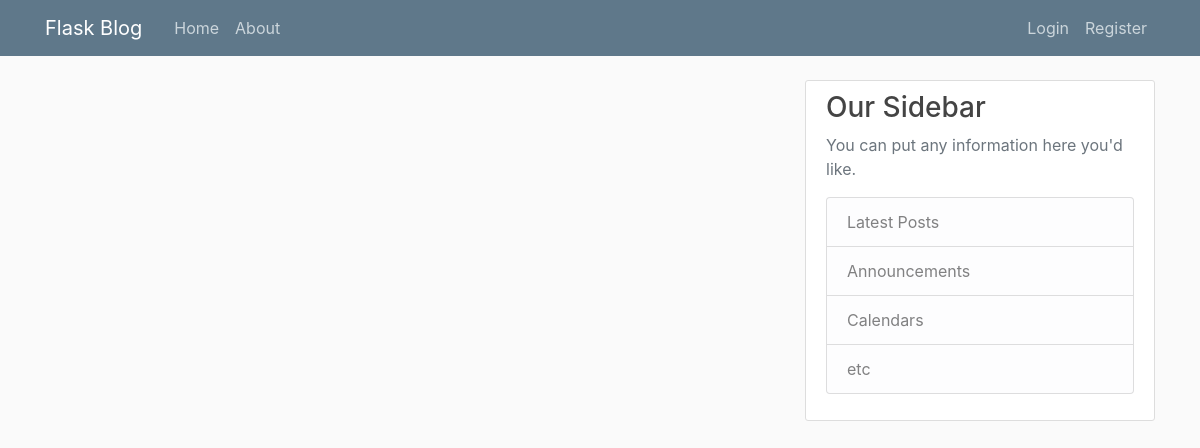
The app's page /home, older data.
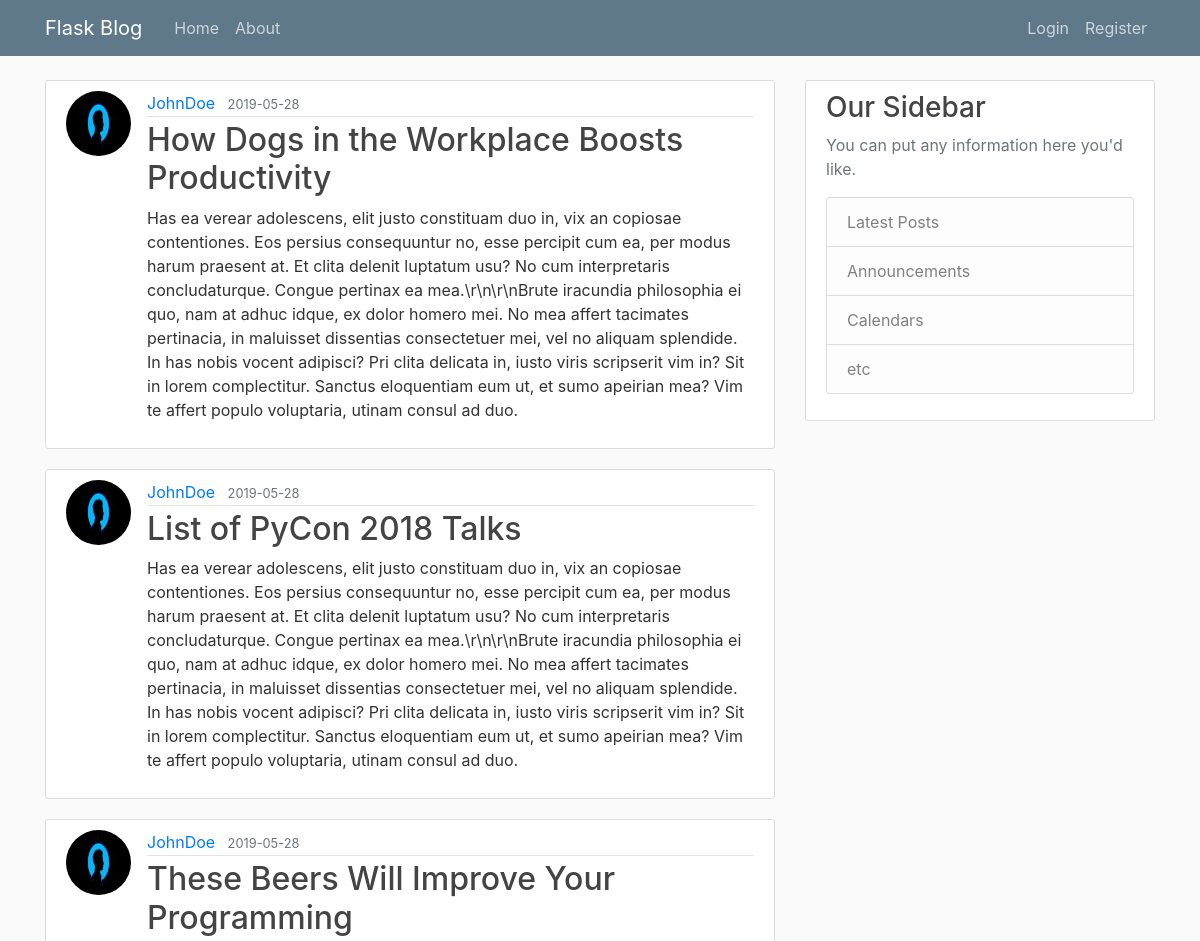
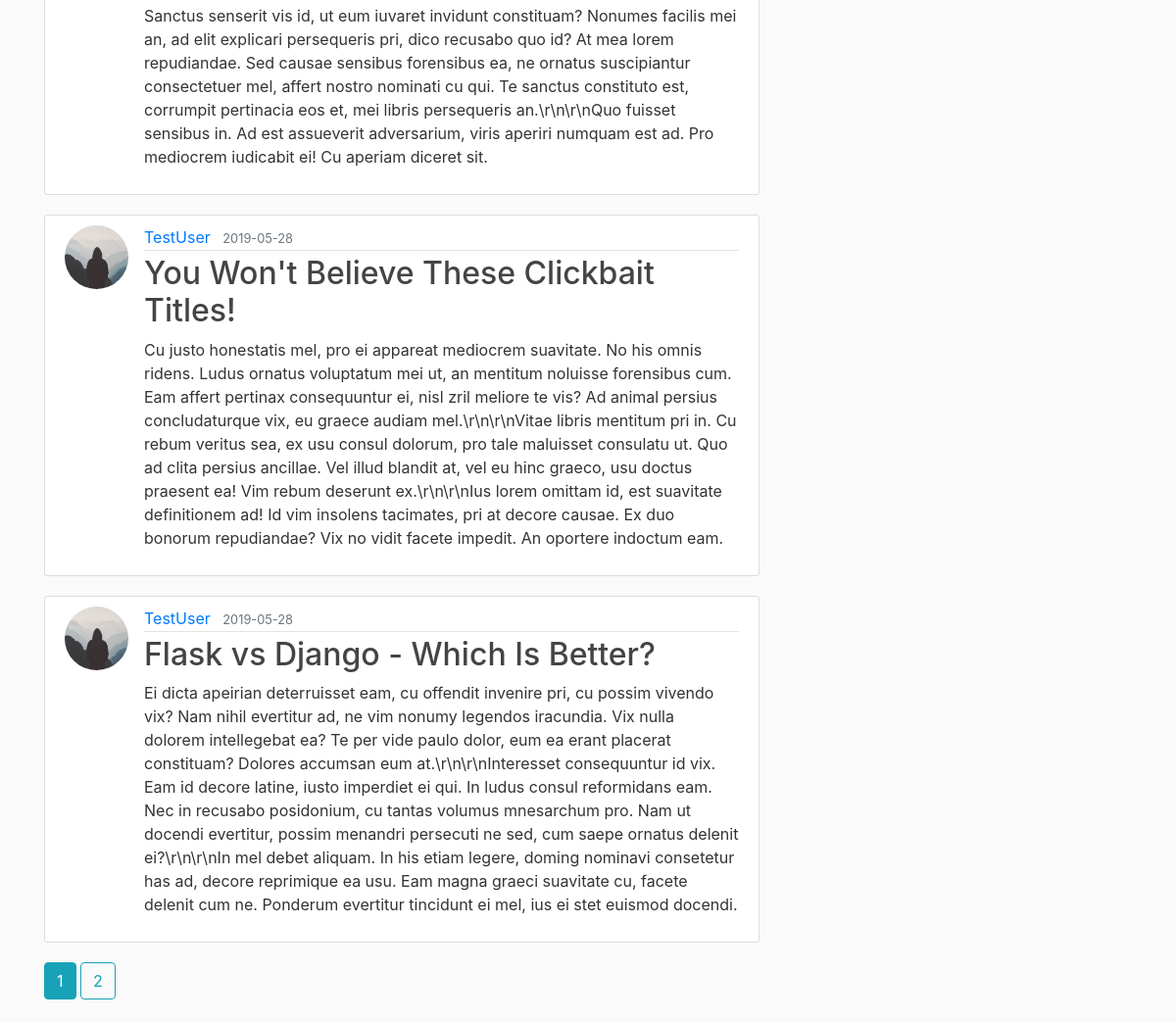
The same page, newer data (2 pictures, top to bottom).
### flaskblog/models.py (models this page shows, shortened)
class Post(db.Model):
    id = db.Column(db.Integer, primary_key=True)
    title = db.Column(db.String(100), nullable=False)
    date_posted = db.Column(db.DateTime, nullable=False,
                            default=datetime.utcnow)
    content = db.Column(db.Text, nullable=False)
    user_id = db.Column(db.Integer, db.ForeignKey('user.id'), nullable=False)

class User(db.Model, UserMixin):
    id = db.Column(db.Integer, primary_key=True)
    username = db.Column(db.String(20), unique=True, nullable=False)
    email = db.Column(db.String(120), unique=True, nullable=False)
    image_file = db.Column(db.String(20), nullable=False,
                           default='default.jpg')
    password = db.Column(db.String(60), nullable=False)
    posts = db.relationship('Post', backref='author', lazy=True)

### flaskblog/main/routes.py (the view)
@main.route("/")
@main.route("/home")
def home():
    page = request.args.get('page', 1, type=int)
    posts = Post.query.order_by(
        Post.date_posted.desc()).paginate(page=page, per_page=5)
    return render_template('home.html', posts=posts)

### flaskblog/templates/home.html
{% extends "layout.html" %} {% block content %} {% for post in posts.items %}
<article class="media content-section">
  <img
    class="rounded-circle article-img"
    src="{{ url_for('static', filename='profile_pics/' + post.author.image_file) }}"
  />
  <div class="media-body">
    <div class="article-metadata">
      <a
        class="mr-2"
        href="{{ url_for('users.user_posts', username=post.author.username) }}"
        >{{ post.author.username }}</a
      >
      <small class="text-muted">{{
        post.date_posted.strftime("%Y-%m-%d")
      }}</small>
    </div>
    <h2>
      <a class="article-title" href="{{ url_for('posts.post', post_id=post.id)}}">{{
        post.title
      }}</a>
    </h2>
    <p class="article-content">{{ post.content }}</p>
  </div>
</article>
{% endfor %} {% for page_num in posts.iter_pages(left_edge=1, right_edge=1,
left_current=1, right_current=2) %} {% if page_num %} {% if posts.page ==
page_num %}
<a class="btn btn-info mb-4" href="{{ url_for('main.home', page=page_num) }}">{{
  page_num
}}</a>
{% else %}
<a
  class="btn btn-outline-info mb-4"
  href="{{ url_for('main.home', page=page_num) }}"
  >{{ page_num }}</a
>
{% endif %} {% else %} ... {% endif %} {% endfor %} {% endblock content %}

### flaskblog/templates/layout.html (shortened to what this page needs)
<!DOCTYPE html>
<html lang="en">
  <head>
    <link
      rel="stylesheet"
      href="https://stackpath.bootstrapcdn.com/bootstrap/4.3.1/css/bootstrap.min.css"
    />
    <link rel="stylesheet" type="text/css" href="{{ url_for('static', filename='main.css') }}">
  </head>
  <body>
    <header class="site-header">
      <nav class="navbar navbar-expand-md navbar-dark bg-steel fixed-top">
        <div class="container">
          <a class="navbar-brand mr-4" href="/">Flask Blog</a>
          <div class="collapse navbar-collapse" id="navbarToggle">
            <div class="navbar-nav mr-auto">
              <a class="nav-item nav-link" href="{{ url_for('main.home') }}">Home</a>
              <a class="nav-item nav-link" href="{{ url_for('main.about') }}">About</a>
            </div>
            <div class="navbar-nav">
              {% if current_user.is_authenticated %}
              <a class="nav-item nav-link" href="{{ url_for('posts.new_post') }}">New Post</a>
              <a class="nav-item nav-link" href="{{ url_for('users.account') }}">Account</a>
              <a class="nav-item nav-link" href="{{ url_for('users.logout') }}">Logout</a>
              {% else %}
                <a class="nav-item nav-link" href="{{ url_for('users.login') }}">Login</a>
                <a class="nav-item nav-link" href="{{ url_for('users.register') }}">Register</a>
              {% endif %}
            </div>
          </div>
        </div>
      </nav>
    </header>
    <main role="main" class="container">
        <div class="row">
            <div class="col-md-8">
            {% block content %}{% endblock %}
            </div>
            <div class="col-md-4">
            <div class="content-section">
                <h3>Our Sidebar</h3>
                <p class='text-muted'>You can put any information here you'd like.
                <ul class="list-group">
                    <li class="list-group-item list-group-item-light">Latest Posts</li>
                    <li class="list-group-item list-group-item-light">Announcements</li>
                    <li class="list-group-item list-group-item-light">Calendars</li>
                    <li class="list-group-item list-group-item-light">etc</li>
                </ul>
                </p>
            </div>
            </div>
        </div>
    </main>
  </body>
</html>

### flaskblog/static/main.css (style rules this page uses)
body { background: #fafafa; color: #333333; margin-top: 5rem; }
h1, h2, h3, h4, h5, h6 { color: #444444; }
.bg-steel { background-color: #5f788a; }
.site-header .navbar-nav .nav-link { color: #cbd5db; }
.content-section { background: #ffffff; padding: 10px 20px; border: 1px solid #dddddd; border-radius: 3px; margin-bottom: 20px; }
.article-title { color: #444444; }
.article-content { white-space: pre-line; }
.article-img { height: 65px; width: 65px; margin-right: 16px; }
.article-metadata { padding-bottom: 1px; margin-bottom: 4px; border-bottom: 1px solid #e3e3e3; }

Row changes from the older to the newer data that the page shows:
added Post: image_file (picture), author.username "JohnDoe", date_posted "2019-05-28", title "How Dogs in the Workplace Boosts Productivity", content "Has ea verear adolescens, elit justo constituam duo in, vix an copiosae contentiones. Eos persius consequuntur no, esse percipit cum ea, per modus harum praesent at. Et clita delenit luptatum usu? No cum interpretaris concludaturque. Congue pertinax ea mea.\\r\\n\\r\\nBrute iracundia philosophia ei quo, nam at adhuc idque, ex dolor homero mei. No mea affert tacimates pertinacia, in maluisset dissentias consectetuer mei, vel no aliquam splendide. In has nobis vocent adipisci? Pri clita delicata in, iusto viris scripserit vim in? Sit in lorem complectitur. Sanctus eloquentiam eum ut, et sumo apeirian mea? Vim te affert populo voluptaria, utinam consul ad duo."
added Post: image_file (picture), author.username "JohnDoe", date_posted "2019-05-28", title "List of PyCon 2018 Talks", content "Has ea verear adolescens, elit justo constituam duo in, vix an copiosae contentiones. Eos persius consequuntur no, esse percipit cum ea, per modus harum praesent at. Et clita delenit luptatum usu? No cum interpretaris concludaturque. Congue pertinax ea mea.\\r\\n\\r\\nBrute iracundia philosophia ei quo, nam at adhuc idque, ex dolor homero mei. No mea affert tacimates pertinacia, in maluisset dissentias consectetuer mei, vel no aliquam splendide. In has nobis vocent adipisci? Pri clita delicata in, iusto viris scripserit vim in? Sit in lorem complectitur. Sanctus eloquentiam eum ut, et sumo apeirian mea? Vim te affert populo voluptaria, utinam consul ad duo."
added Post: image_file (picture), author.username "JohnDoe", date_posted "2019-05-28", title "These Beers Will Improve Your Programming", content "Sanctus senserit vis id, ut eum iuvaret invidunt constituam? Nonumes facilis mei an, ad elit explicari persequeris pri, dico recusabo quo id? At mea lorem repudiandae. Sed causae sensibus forensibus ea, ne ornatus suscipiantur consectetuer mel, affert nostro nominati cu qui. Te sanctus constituto est, corrumpit pertinacia eos et, mei libris persequeris an.\\r\\n\\r\\nQuo fuisset sensibus in. Ad est assueverit adversarium, viris aperiri numquam est ad. Pro mediocrem iudicabit ei! Cu aperiam diceret sit."
added Post: image_file (placeholder picture), author.username "TestUser", date_posted "2019-05-28", title "You Won't Believe These Clickbait Titles!", content "Cu justo honestatis mel, pro ei appareat mediocrem suavitate. No his omnis ridens. Ludus ornatus voluptatum mei ut, an mentitum noluisse forensibus cum. Eam affert pertinax consequuntur ei, nisl zril meliore te vis? Ad animal persius concludaturque vix, eu graece audiam mel.\\r\\n\\r\\nVitae libris mentitum pri in. Cu rebum veritus sea, ex usu consul dolorum, pro tale maluisset consulatu ut. Quo ad clita persius ancillae. Vel illud blandit at, vel eu hinc graeco, usu doctus praesent ea! Vim rebum deserunt ex.\\r\\n\\r\\nIus lorem omittam id, est suavitate definitionem ad! Id vim insolens tacimates, pri at decore causae. Ex duo bonorum repudiandae? Vix no vidit facete impedit. An oportere indoctum…"
added Post: image_file (placeholder picture), author.username "TestUser", date_posted "2019-05-28", title "Flask vs Django - Which Is Better?", content "Ei dicta apeirian deterruisset eam, cu offendit invenire pri, cu possim vivendo vix? Nam nihil evertitur ad, ne vim nonumy legendos iracundia. Vix nulla dolorem intellegebat ea? Te per vide paulo dolor, eum ea erant placerat constituam? Dolores accumsan eum at.\\r\\n\\r\\nInteresset consequuntur id vix. Eam id decore latine, iusto imperdiet ei qui. In ludus consul reformidans eam. Nec in recusabo posidonium, cu tantas volumus mnesarchum pro. Nam ut docendi evertitur, possim menandri persecuti ne sed, cum saepe ornatus delenit ei?\\r\\n\\r\\nIn mel debet aliquam. In his etiam legere, doming nominavi consetetur has ad, decore reprimique ea usu. Eam magna graeci suavitate cu, facete delenit cum ne.…"
Text that changed along with them:
new list line: "1"
new list line: "2"
